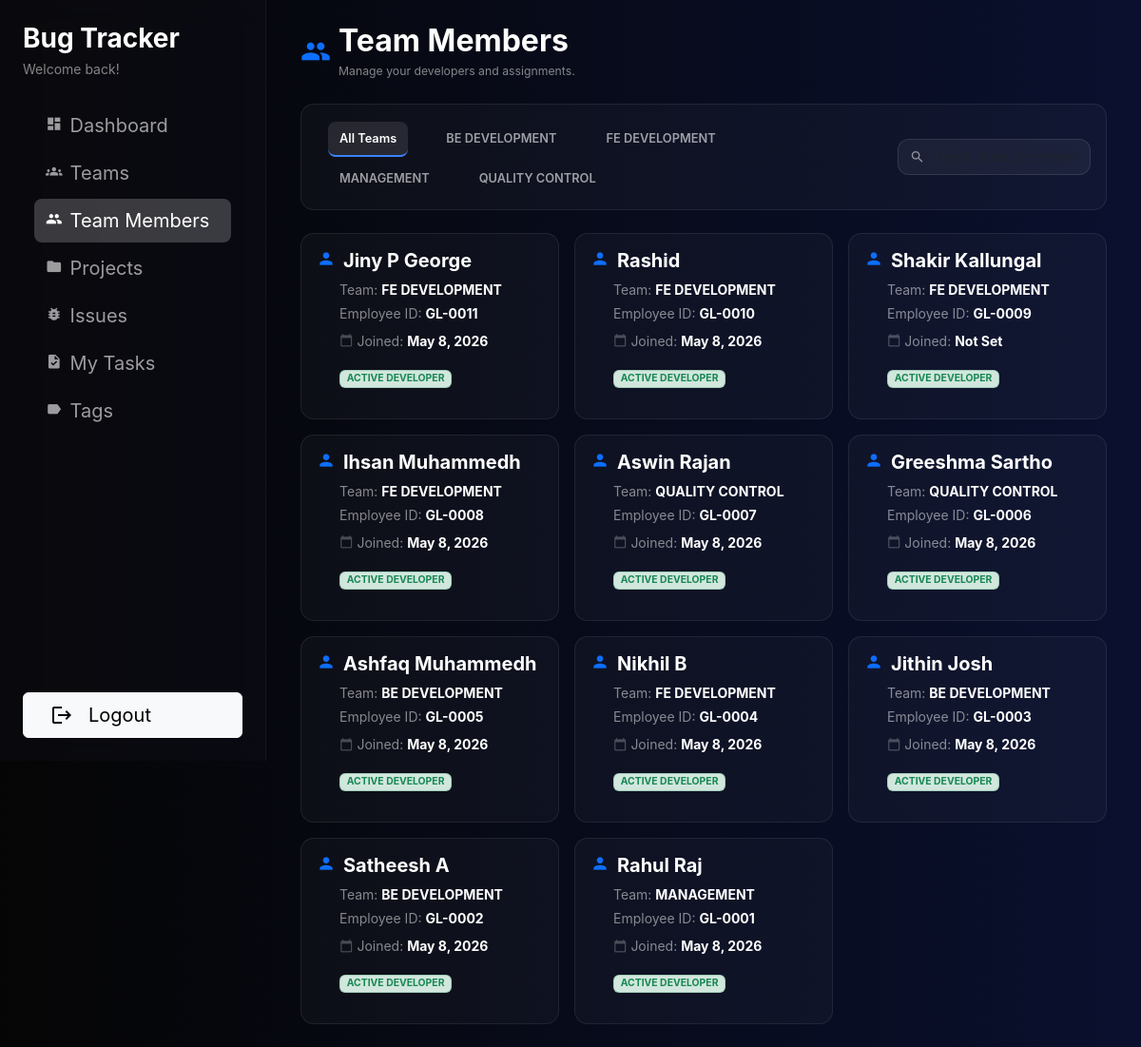
Before: /teams/members/ (signed in) with the older database file.
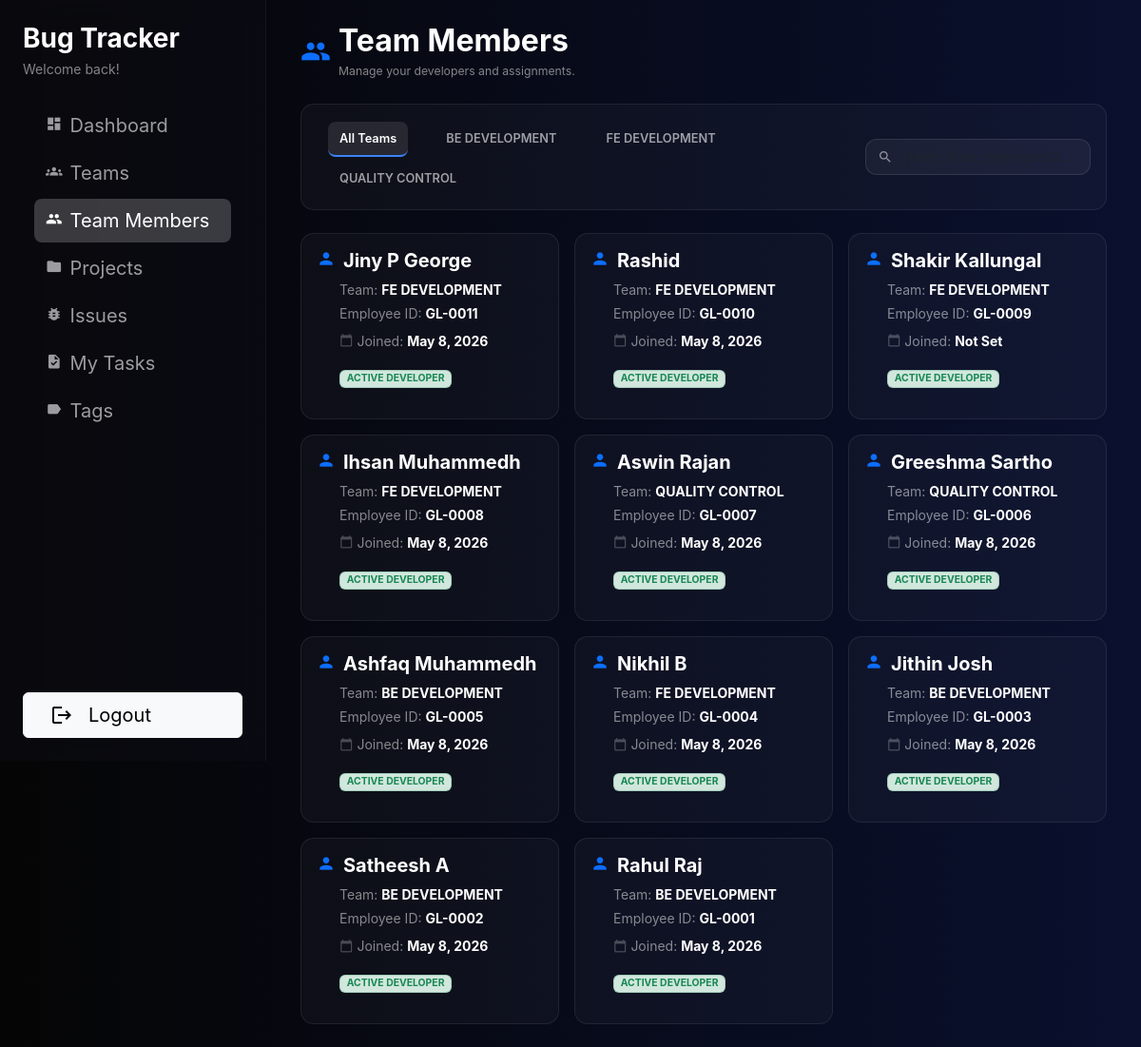
After: the same page with the newer database file.
### users/models.py (models this page shows, shortened)
class TeamMember(models.Model):
    user = models.OneToOneField(
        settings.AUTH_USER_MODEL,
        on_delete=models.CASCADE,
        related_name="team_member",
    )
    role = models.CharField(
        max_length=15,
        choices=TeamMemberRoleChoices.choices,
        blank=True,
    )
    team = models.ForeignKey(Team, on_delete=models.SET_NULL, null=True, blank=True)
    phone = models.CharField(max_length=15, blank=True)
    employee_id = models.CharField(max_length=20, blank=True)
    date_joined_company = models.DateField(null=True, blank=True)
    is_active_developer = models.BooleanField(default=True)
    created_at = models.DateTimeField(auto_now_add=True)
    def has_management_role(self):
        return self.role in getattr(settings, 'MANAGEMENT_ROLES', [])

class Team(models.Model):
    name = models.CharField(max_length=100)
    role = models.CharField(max_length=15, blank=True)
    description = models.TextField(blank=True)
    created_at = models.DateTimeField(auto_now_add=True)

class User(AbstractUser):
    pass

### users/views.py (the view)
# urls.py: path('teams/members/', TeamMemberListView.as_view(), name='teammember_list'),
class TeamMemberListView(LoginRequiredMixin, ListView):
    model = TeamMember
    template_name = 'users/teammember_list.html'
    context_object_name = 'members'
    ordering = ['-created_at']
    def get_queryset(self):
        qs = super().get_queryset()
        return qs.select_related('user').filter(user__is_superuser=False)

### templates/users/teammember_list.html (shortened to what this page needs)
{% extends "users/index.html" %}
{% block nav_teammembers_active %}active{% endblock %}
{% block dashboard_content %}
{% block page_header %}
<div class="row mb-4 align-items-center">
    <div class="col d-flex align-items-center">
        <span class="material-icons text-primary fs-2 me-2">group</span>
        <div>
            <h2 class="text-white fw-bold mb-1">Team Members</h2>
            <p class="text-white-50 small mb-0">Manage your developers and assignments.</p>
        </div>
    </div>
</div>
{% endblock %}
{% block content %}
<div class="member-card p-3 mb-4">
    <div class="d-flex flex-column flex-md-row justify-content-between align-items-md-center gap-3">
        <ul class="nav nav-tabs border-0 gap-1" id="teamTabs" role="tablist">
            <li class="nav-item" role="presentation">
                <button class="nav-link team-tab active"
                        data-team-filter="all"
                        type="button">
                    All Teams
                </button>
            </li>
            {% for member in members|dictsort:"team.name" %}
                {% if member.team %}
                    {% ifchanged member.team.name %}
                        <li class="nav-item" role="presentation">
                            <button class="nav-link team-tab"
                                    data-team-filter="{{ member.team.name|escape }}"
                                    type="button">
                                {{ member.team.name }}
                            </button>
                        </li>
                    {% endifchanged %}
                {% endif %}
            {% endfor %}
        </ul>
        <div class="ms-md-3 flex-grow-1" style="max-width: 320px;">
            <div class="input-group input-group-sm search-container-refined p-1">
                <span class="input-group-text bg-transparent border-0 text-white-50 px-2">
                    <span class="material-icons style-sm fs-6">search</span>
                </span>
                <input id="memberSearchInput"
                       type="text"
                       class="form-control bg-transparent border-0 text-white shadow-none ps-1"
                       placeholder="Name, team, employee ID...">
            </div>
        </div>
    </div>
</div>
<div class="row g-3" id="teamMembersContainer">
    {% for member in members %}
    <div class="col-12 col-md-6 col-lg-4 team-member-card"
         data-team="{{ member.team.name|default_if_none:'Unassigned' }}"
         data-name="{{ member.user.get_full_name|default:member.user.username }}"
         data-employee-id="{{ member.employee_id|default:'' }}">
        <div class="member-card p-3 h-100 text-white">
            <div class="mb-3">
                <div class="d-flex align-items-start gap-2 mb-2">
                    <span class="material-icons text-primary" style="font-size: 1.25rem;">person</span>
                    <div class="flex-grow-1">
                        <h5 class="fw-bold text-white mb-0">
                            {{ member.user.get_full_name|default:member.user.username }}
                        </h5>
                    </div>
                </div>
                <div class="d-flex flex-column gap-1 smaller text-white-50 mb-3 ps-4">
                    <div>
                        Team:
                        <strong class="text-white">
                            {% if member.team %}{{ member.team.name }}{% else %}<span class="fst-italic opacity-50">Unassigned</span>{% endif %}
                        </strong>
                    </div>
                    <div>Employee ID: <strong class="text-white">{{ member.employee_id|default:"-" }}</strong></div>
                    <div class="d-flex align-items-center gap-1 mt-1">
                        <span class="material-icons opacity-50" style="font-size: 0.9rem;">calendar_today</span>
                        <span>Joined: <strong class="text-white">{{ member.date_joined_company|default:"Not Set" }}</strong></span>
                    </div>
                </div>
                <div class="ps-4">
                    <span class="badge {% if member.is_active_developer %}bg-success-subtle text-success border border-success border-opacity-25{% else %}bg-secondary-subtle text-white-50 border border-secondary border-opacity-25{% endif %}" style="font-size: 0.65rem;">
                        {% if member.is_active_developer %}ACTIVE DEVELOPER{% else %}INACTIVE{% endif %}
                    </span>
                </div>
            </div>
        </div>
    </div>
    {% endfor %}
</div>
{% endblock %}
{% endblock %}

### templates/users/index.html (shortened to what this page needs)
{% load static %}
<!DOCTYPE html>
<html>
<head>
    <link href="https://cdn.jsdelivr.net/npm/bootstrap@5.3.0/dist/css/bootstrap.min.css" rel="stylesheet">
</head>
<body>
    <div class="d-flex flex-column flex-md-row">
        <div class="sidebar p-4 vh-100 position-fixed d-none d-md-flex flex-column" style="width: 280px;">
            <div class="mb-4">
                <h3 class="text-white fw-bold mb-1">Bug Tracker</h3>
                <p class="text-white-50 mb-0">Welcome back!</p>
            </div>
            <nav class="nav flex-column flex-grow-1">
                <a class="nav-link fs-5 py-2 {% block nav_dashboard_active %}{% endblock %}"
                   href="{% url 'users:dashboard' %}">
                    <span class="material-icons me-2">dashboard</span>Dashboard
                </a>
                <a class="nav-link fs-5 py-2 {% block nav_teams_active %}{% endblock %}"
                   href="{% url 'users:team_list' %}">
                    <span class="material-icons me-2">groups</span>Teams
                </a>
                <a class="nav-link fs-5 py-2 {% block nav_teammembers_active %}{% endblock %}"
                   href="{% url 'users:teammember_list' %}">
                    <span class="material-icons me-2">group</span>Team Members
                </a>
                <a class="nav-link fs-5 py-2 {% block nav_projects_active %}{% endblock %}"
                   href="{% url 'issues:project_list' %}">
                    <span class="material-icons me-2">folder</span>Projects
                </a>
                <a class="nav-link fs-5 py-2 {% block nav_issues_active %}{% endblock %}"
                   href="{% url 'issues:issue_list' %}">
                    <span class="material-icons me-2">bug_report</span>Issues
                </a>
                <a class="nav-link fs-5 py-2 {% block nav_my_issues_active %}{% endblock %}"
                   href="{% url 'issues:my_issue_list' %}">
                    <span class="material-icons me-2">task</span>My Tasks
                </a>
                <a class="nav-link fs-5 py-2 {% block nav_tags_active %}{% endblock %}"
                href="{% url 'issues:tag_list' %}">
                    <span class="material-icons me-2">label</span>Tags
                </a>
            </nav>
            <button type="button"
                    class="btn btn-light d-flex align-items-center mt-5 fs-5 py-2"
                    data-bs-toggle="modal"
                    data-bs-target="#logoutModal">
                <span class="material-icons mx-3">logout</span>
                Logout
            </button>
        </div>
        <div class="flex-grow-1 p-4 main-with-sidebar">
            <div class="container-fluid">
                {% block dashboard_content %}{% endblock %}
            </div>
        </div>
    </div>
</body>
</html>

### templates/users/index.html (style rules this page uses)
:root { --glass-bg: rgba(255, 255, 255, 0.06); --sidebar-width: 280px; }
body { font-family: 'Inter', 'Google Sans', sans-serif; background: linear-gradient(to left, #0a102e 0%, #050505 100%); min-height: 100vh; font-size: 0.875rem; color: rgba(255, 255, 255, 0.9); }
.sidebar { width: var(--sidebar-width); background: rgba(15, 15, 25, 0.4); backdrop-filter: blur(15px); border-right: 1px solid rgba(255, 255, 255, 0.05); border-radius: 0; }
.nav-link { color: rgba(255, 255, 255, 0.6) !important; border-radius: 8px; margin: 2px 12px; padding: 8px 12px !important; font-size: 0.85rem; transition: all 0.2s ease; }
.nav-link .material-icons { font-size: 1.1rem !important; margin-right: 10px; }
.nav-link.active { background: rgba(255,255,255,0.2); color: #fff !important; }
@media (min-width: 768px) { .main-with-sidebar { margin-left: var(--sidebar-width); padding: 1.5rem !important; } }

### templates/users/teammember_list.html (style rules this page uses)
body { font-size: 0.875rem; }
.search-container-refined { background: rgba(255, 255, 255, 0.05); border: 1px solid rgba(255, 255, 255, 0.1); border-radius: 12px; }
.search-container-refined .form-control { font-size: 0.85rem; }
.member-card { background: rgba(255, 255, 255, 0.03); border: 1px solid rgba(255, 255, 255, 0.08); border-radius: 14px; transition: all 0.3s cubic-bezier(.25,.8,.25,1); display: flex; flex-direction: column; justify-content: space-between; position: relative; overflow: hidden; }
.team-tab { border: none !important; background-color: transparent !important; color: rgba(255, 255, 255, 0.6); border-radius: 8px; font-size: 0.8rem; font-weight: 600; padding: 6px 16px; transition: all 0.2s ease; }
.team-tab.active { background-color: rgba(255, 255, 255, 0.1) !important; color: #ffffff !important; border-radius: 8px !important; border-bottom: 2px solid #3b82f6 !important; }

Changed rows visible on the page:
no longer on one of the page's lists (row edited): TeamMember: team.name "MANAGEMENT"
changed TeamMember "GL-0001": team.name "MANAGEMENT" → "BE DEVELOPMENT"
